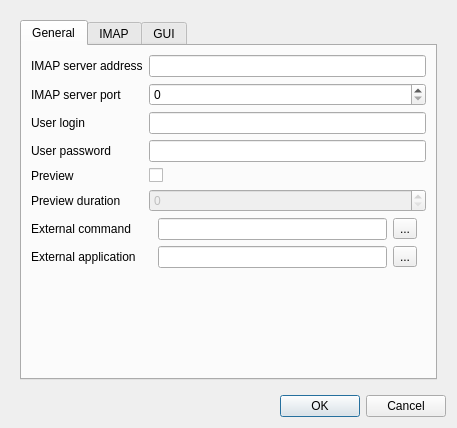
<?xml version="1.0" encoding="UTF-8"?>
<ui version="4.0">
 <class>SetupDialog</class>
 <widget class="QDialog" name="SetupDialog">
  <property name="geometry">
   <rect>
    <x>0</x>
    <y>0</y>
    <width>457</width>
    <height>428</height>
   </rect>
  </property>
  <property name="windowTitle">
   <string>Dialog</string>
  </property>
  <layout class="QVBoxLayout" name="verticalLayout">
   <item>
    <widget class="QWidget" name="widget" native="true">
     <layout class="QHBoxLayout" name="horizontalLayout">
      <item>
       <widget class="QTabWidget" name="tabWidget">
        <property name="currentIndex">
         <number>0</number>
        </property>
        <widget class="QWidget" name="paGeneral">
         <attribute name="title">
          <string>General</string>
         </attribute>
         <layout class="QVBoxLayout" name="verticalLayout_2">
          <item>
           <layout class="QFormLayout" name="formLayout">
            <item row="0" column="0">
             <widget class="QLabel" name="laHost">
              <property name="text">
               <string>IMAP server address</string>
              </property>
             </widget>
            </item>
            <item row="0" column="1">
             <widget class="QLineEdit" name="leHost"/>
            </item>
            <item row="1" column="0">
             <widget class="QLabel" name="label">
              <property name="text">
               <string>IMAP server port</string>
              </property>
             </widget>
            </item>
            <item row="1" column="1">
             <widget class="QSpinBox" name="sbPort">
              <property name="maximum">
               <number>65535</number>
              </property>
             </widget>
            </item>
            <item row="2" column="0">
             <widget class="QLabel" name="label_2">
              <property name="text">
               <string>User login</string>
              </property>
             </widget>
            </item>
            <item row="3" column="0">
             <widget class="QLabel" name="laPw">
              <property name="text">
               <string>User password</string>
              </property>
             </widget>
            </item>
            <item row="3" column="1">
             <widget class="QLineEdit" name="lePw">
              <property name="echoMode">
               <enum>QLineEdit::Password</enum>
              </property>
             </widget>
            </item>
            <item row="2" column="1">
             <widget class="QLineEdit" name="leUser"/>
            </item>
            <item row="4" column="0">
             <widget class="QLabel" name="laPreview">
              <property name="text">
               <string>Preview</string>
              </property>
             </widget>
            </item>
            <item row="4" column="1">
             <widget class="QCheckBox" name="cbPreview">
              <property name="toolTip">
               <string>&lt;html&gt;&lt;head/&gt;&lt;body&gt;&lt;p&gt;display subject/date/from header fields in a bubble&lt;/p&gt;&lt;/body&gt;&lt;/html&gt;</string>
              </property>
             </widget>
            </item>
            <item row="5" column="0">
             <widget class="QLabel" name="laPreviewTime">
              <property name="text">
               <string>Preview duration</string>
              </property>
             </widget>
            </item>
            <item row="5" column="1">
             <widget class="QSpinBox" name="sbPreviewTime">
              <property name="enabled">
               <bool>false</bool>
              </property>
              <property name="toolTip">
               <string>&lt;html&gt;&lt;head/&gt;&lt;body&gt;&lt;p&gt;Time in seconds the bubble is displayed&lt;/p&gt;&lt;/body&gt;&lt;/html&gt;</string>
              </property>
             </widget>
            </item>
            <item row="6" column="0">
             <widget class="QLabel" name="laExternalCmd">
              <property name="text">
               <string>External command</string>
              </property>
             </widget>
            </item>
            <item row="6" column="1">
             <widget class="QWidget" name="widget_2" native="true">
              <layout class="QHBoxLayout" name="horizontalLayout_2">
               <property name="topMargin">
                <number>0</number>
               </property>
               <property name="bottomMargin">
                <number>0</number>
               </property>
               <item>
                <widget class="QLineEdit" name="leExternalCmd">
                 <property name="toolTip">
                  <string>&lt;html&gt;&lt;head/&gt;&lt;body&gt;&lt;p&gt;Command to call if a new message is available                                                                                                          &lt;/p&gt;&lt;p&gt;the string %d is replaced with the actual number of new messages&lt;/p&gt;&lt;/body&gt;&lt;/html&gt;</string>
                 </property>
                </widget>
               </item>
               <item>
                <widget class="QToolButton" name="btExternalCmd">
                 <property name="text">
                  <string>...</string>
                 </property>
                </widget>
               </item>
              </layout>
             </widget>
            </item>
            <item row="7" column="0">
             <widget class="QLabel" name="laExternalApp">
              <property name="text">
               <string>External application</string>
              </property>
             </widget>
            </item>
            <item row="7" column="1">
             <widget class="QWidget" name="widget_8" native="true">
              <layout class="QHBoxLayout" name="horizontalLayout_11">
               <property name="topMargin">
                <number>0</number>
               </property>
               <property name="bottomMargin">
                <number>0</number>
               </property>
               <item>
                <widget class="QLineEdit" name="leExternalApp">
                 <property name="toolTip">
                  <string>&lt;html&gt;&lt;head/&gt;&lt;body&gt;&lt;p&gt;Command to call if a new message is available                                                                                                          &lt;/p&gt;&lt;p&gt;the string %d is replaced with the actual number of new messages&lt;/p&gt;&lt;/body&gt;&lt;/html&gt;</string>
                 </property>
                </widget>
               </item>
               <item>
                <widget class="QToolButton" name="btExternalApp">
                 <property name="text">
                  <string>...</string>
                 </property>
                </widget>
               </item>
              </layout>
             </widget>
            </item>
           </layout>
          </item>
         </layout>
        </widget>
        <widget class="QWidget" name="paIMAP">
         <attribute name="title">
          <string>IMAP</string>
         </attribute>
         <layout class="QHBoxLayout" name="horizontalLayout_3">
          <item>
           <layout class="QFormLayout" name="formLayout_2">
            <item row="0" column="0">
             <widget class="QLabel" name="laMBox">
              <property name="text">
               <string>Mailbox to watch</string>
              </property>
             </widget>
            </item>
            <item row="0" column="1">
             <widget class="QLineEdit" name="leMBox">
              <property name="toolTip">
               <string>&lt;html&gt;&lt;head/&gt;&lt;body&gt;&lt;p&gt;IMAP mailbox name&lt;/p&gt;&lt;/body&gt;&lt;/html&gt;</string>
              </property>
              <property name="text">
               <string>INBOX</string>
              </property>
             </widget>
            </item>
            <item row="1" column="0">
             <widget class="QLabel" name="laTimeout">
              <property name="text">
               <string>Timeout</string>
              </property>
             </widget>
            </item>
            <item row="1" column="1">
             <widget class="QSpinBox" name="sbTimeout">
              <property name="toolTip">
               <string>&lt;html&gt;&lt;head/&gt;&lt;body&gt;&lt;p&gt;timeout in seconds&lt;/p&gt;&lt;/body&gt;&lt;/html&gt;</string>
              </property>
              <property name="maximum">
               <number>9999</number>
              </property>
             </widget>
            </item>
            <item row="2" column="0">
             <widget class="QLabel" name="laReIdle">
              <property name="text">
               <string>Resend IDLE interval</string>
              </property>
             </widget>
            </item>
            <item row="2" column="1">
             <widget class="QSpinBox" name="sbReIdle">
              <property name="toolTip">
               <string>&lt;html&gt;&lt;head/&gt;&lt;body&gt;&lt;p&gt;interval after the idle command is send again  - in minutes&lt;/p&gt;&lt;p&gt;(after 30 minutes the server is allowed (by the RFC) to assume that the client is not interested in further updates - i.e. to disconnect)&lt;/p&gt;&lt;/body&gt;&lt;/html&gt;</string>
              </property>
              <property name="maximum">
               <number>9999</number>
              </property>
             </widget>
            </item>
            <item row="3" column="0">
             <widget class="QLabel" name="laUseRecent">
              <property name="text">
               <string>Message status to search</string>
              </property>
             </widget>
            </item>
            <item row="3" column="1">
             <widget class="QWidget" name="grUseRecent" native="true">
              <property name="minimumSize">
               <size>
                <width>17</width>
                <height>0</height>
               </size>
              </property>
              <layout class="QHBoxLayout" name="horizontalLayout_4">
               <item>
                <widget class="QRadioButton" name="btUseRecent">
                 <property name="text">
                  <string>RECENT</string>
                 </property>
                 <property name="checked">
                  <bool>true</bool>
                 </property>
                </widget>
               </item>
               <item>
                <widget class="QRadioButton" name="btNotUseRecent">
                 <property name="text">
                  <string>&amp;UNSEEN</string>
                 </property>
                </widget>
               </item>
              </layout>
             </widget>
            </item>
            <item row="4" column="0">
             <widget class="QLabel" name="laDetectGMail">
              <property name="text">
               <string>Detect GMail</string>
              </property>
             </widget>
            </item>
            <item row="4" column="1">
             <widget class="QCheckBox" name="cbDetectGMail">
              <property name="toolTip">
               <string>&lt;html&gt;&lt;head/&gt;&lt;body&gt;&lt;p&gt;Detect when connected to a Gmail IMAP-servers, and if so, sets &lt;span style=&quot; font-style:italic;&quot;&gt;use_resent&lt;/span&gt; to false and update_always to true.&lt;/p&gt;&lt;p&gt;&lt;br/&gt;&lt;/p&gt;&lt;/body&gt;&lt;/html&gt;</string>
              </property>
             </widget>
            </item>
            <item row="5" column="0">
             <widget class="QLabel" name="laUpdateAllways">
              <property name="text">
               <string>Update Allways</string>
              </property>
             </widget>
            </item>
            <item row="5" column="1">
             <widget class="QCheckBox" name="cbUpdateAllways">
              <property name="toolTip">
               <string>&lt;html&gt;&lt;head/&gt;&lt;body&gt;&lt;p&gt;Re-display new-message-preview on every status update push from server&lt;/p&gt;&lt;/body&gt;&lt;/html&gt;</string>
              </property>
             </widget>
            </item>
            <item row="6" column="0">
             <widget class="QLabel" name="laAutoReconnect">
              <property name="text">
               <string>Auto reconnect</string>
              </property>
             </widget>
            </item>
            <item row="6" column="1">
             <widget class="QCheckBox" name="cbAutoReconnect">
              <property name="toolTip">
               <string>&lt;html&gt;&lt;head/&gt;&lt;body&gt;&lt;p&gt;Automatcally re-connect to server after lost connection.&lt;/p&gt;&lt;p&gt;Condition: last connect was greater-equal 5 minutes ago&lt;/p&gt;&lt;/body&gt;&lt;/html&gt;</string>
              </property>
             </widget>
            </item>
           </layout>
          </item>
         </layout>
        </widget>
        <widget class="QWidget" name="paGUI">
         <attribute name="title">
          <string>GUI</string>
         </attribute>
         <layout class="QHBoxLayout" name="horizontalLayout_5">
          <item>
           <layout class="QFormLayout" name="formLayout_3">
            <property name="labelAlignment">
             <set>Qt::AlignBottom|Qt::AlignRight|Qt::AlignTrailing</set>
            </property>
            <item row="0" column="0">
             <widget class="QLabel" name="newmailIconLabel">
              <property name="text">
               <string>Newmail icon</string>
              </property>
              <property name="textFormat">
               <enum>Qt::AutoText</enum>
              </property>
              <property name="scaledContents">
               <bool>false</bool>
              </property>
              <property name="alignment">
               <set>Qt::AlignLeading|Qt::AlignLeft|Qt::AlignVCenter</set>
              </property>
             </widget>
            </item>
            <item row="0" column="1">
             <widget class="QWidget" name="widget_4" native="true">
              <property name="minimumSize">
               <size>
                <width>16</width>
                <height>0</height>
               </size>
              </property>
              <property name="maximumSize">
               <size>
                <width>16777215</width>
                <height>16777215</height>
               </size>
              </property>
              <layout class="QHBoxLayout" name="horizontalLayout_6">
               <property name="topMargin">
                <number>0</number>
               </property>
               <property name="bottomMargin">
                <number>0</number>
               </property>
               <item>
                <widget class="QLabel" name="imNewMailIcon">
                 <property name="minimumSize">
                  <size>
                   <width>32</width>
                   <height>32</height>
                  </size>
                 </property>
                 <property name="maximumSize">
                  <size>
                   <width>32</width>
                   <height>32</height>
                  </size>
                 </property>
                 <property name="text">
                  <string/>
                 </property>
                 <property name="pixmap">
                  <pixmap resource="gui.qrc">:/icons/mail-message-new.svg</pixmap>
                 </property>
                 <property name="scaledContents">
                  <bool>true</bool>
                 </property>
                </widget>
               </item>
               <item>
                <widget class="QLineEdit" name="leNewmailIcon"/>
               </item>
               <item>
                <widget class="QToolButton" name="btNewmailIcon">
                 <property name="text">
                  <string notr="true">...</string>
                 </property>
                </widget>
               </item>
              </layout>
             </widget>
            </item>
            <item row="1" column="0">
             <widget class="QLabel" name="newmailIconLabel_2">
              <property name="text">
               <string>Normal icon</string>
              </property>
              <property name="alignment">
               <set>Qt::AlignLeading|Qt::AlignLeft|Qt::AlignVCenter</set>
              </property>
             </widget>
            </item>
            <item row="1" column="1">
             <widget class="QWidget" name="widget_5" native="true">
              <property name="minimumSize">
               <size>
                <width>16</width>
                <height>0</height>
               </size>
              </property>
              <layout class="QHBoxLayout" name="horizontalLayout_7">
               <property name="topMargin">
                <number>0</number>
               </property>
               <property name="bottomMargin">
                <number>0</number>
               </property>
               <item>
                <widget class="QLabel" name="imNormalIcon">
                 <property name="minimumSize">
                  <size>
                   <width>32</width>
                   <height>32</height>
                  </size>
                 </property>
                 <property name="maximumSize">
                  <size>
                   <width>32</width>
                   <height>32</height>
                  </size>
                 </property>
                 <property name="text">
                  <string/>
                 </property>
                 <property name="pixmap">
                  <pixmap resource="gui.qrc">:/icons/mail-forward.svg</pixmap>
                 </property>
                 <property name="scaledContents">
                  <bool>true</bool>
                 </property>
                </widget>
               </item>
               <item>
                <widget class="QLineEdit" name="leNormalIcon"/>
               </item>
               <item>
                <widget class="QToolButton" name="btNormalIcon">
                 <property name="text">
                  <string notr="true">...</string>
                 </property>
                </widget>
               </item>
              </layout>
             </widget>
            </item>
            <item row="2" column="0">
             <widget class="QLabel" name="newmailIconLabel_3">
              <property name="text">
               <string>Error icon</string>
              </property>
              <property name="alignment">
               <set>Qt::AlignLeading|Qt::AlignLeft|Qt::AlignVCenter</set>
              </property>
             </widget>
            </item>
            <item row="2" column="1">
             <widget class="QWidget" name="widget_6" native="true">
              <property name="minimumSize">
               <size>
                <width>16</width>
                <height>0</height>
               </size>
              </property>
              <layout class="QHBoxLayout" name="horizontalLayout_8">
               <property name="topMargin">
                <number>0</number>
               </property>
               <property name="bottomMargin">
                <number>0</number>
               </property>
               <item>
                <widget class="QLabel" name="imErrorIcon">
                 <property name="minimumSize">
                  <size>
                   <width>32</width>
                   <height>32</height>
                  </size>
                 </property>
                 <property name="maximumSize">
                  <size>
                   <width>32</width>
                   <height>32</height>
                  </size>
                 </property>
                 <property name="text">
                  <string/>
                 </property>
                 <property name="pixmap">
                  <pixmap resource="gui.qrc">:/icons/process-stop.svg</pixmap>
                 </property>
                 <property name="scaledContents">
                  <bool>true</bool>
                 </property>
                </widget>
               </item>
               <item>
                <widget class="QLineEdit" name="leErrorIcon"/>
               </item>
               <item>
                <widget class="QToolButton" name="btErrorIcon">
                 <property name="text">
                  <string notr="true">...</string>
                 </property>
                </widget>
               </item>
              </layout>
             </widget>
            </item>
            <item row="3" column="0">
             <widget class="QLabel" name="newmailIconLabel_4">
              <property name="text">
               <string>Disconnected icon</string>
              </property>
              <property name="alignment">
               <set>Qt::AlignLeading|Qt::AlignLeft|Qt::AlignVCenter</set>
              </property>
             </widget>
            </item>
            <item row="3" column="1">
             <widget class="QWidget" name="widget_7" native="true">
              <property name="minimumSize">
               <size>
                <width>16</width>
                <height>0</height>
               </size>
              </property>
              <layout class="QHBoxLayout" name="horizontalLayout_10">
               <property name="topMargin">
                <number>0</number>
               </property>
               <property name="bottomMargin">
                <number>0</number>
               </property>
               <item>
                <widget class="QLabel" name="imDisconnectedIcon">
                 <property name="minimumSize">
                  <size>
                   <width>32</width>
                   <height>32</height>
                  </size>
                 </property>
                 <property name="maximumSize">
                  <size>
                   <width>32</width>
                   <height>32</height>
                  </size>
                 </property>
                 <property name="text">
                  <string/>
                 </property>
                 <property name="pixmap">
                  <pixmap resource="gui.qrc">:/icons/applications-multimedia.svg</pixmap>
                 </property>
                 <property name="scaledContents">
                  <bool>true</bool>
                 </property>
                </widget>
               </item>
               <item>
                <widget class="QLineEdit" name="leDisconnectedIcon"/>
               </item>
               <item>
                <widget class="QToolButton" name="btDisconnectedIcon">
                 <property name="text">
                  <string notr="true">...</string>
                 </property>
                </widget>
               </item>
              </layout>
             </widget>
            </item>
           </layout>
          </item>
         </layout>
        </widget>
       </widget>
      </item>
     </layout>
    </widget>
   </item>
   <item>
    <widget class="QDialogButtonBox" name="buttonBox">
     <property name="orientation">
      <enum>Qt::Horizontal</enum>
     </property>
     <property name="standardButtons">
      <set>QDialogButtonBox::Cancel|QDialogButtonBox::Ok</set>
     </property>
    </widget>
   </item>
  </layout>
 </widget>
 <resources>
  <include location="gui.qrc"/>
 </resources>
 <connections>
  <connection>
   <sender>buttonBox</sender>
   <signal>accepted()</signal>
   <receiver>SetupDialog</receiver>
   <slot>accept()</slot>
   <hints>
    <hint type="sourcelabel">
     <x>230</x>
     <y>421</y>
    </hint>
    <hint type="destinationlabel">
     <x>157</x>
     <y>274</y>
    </hint>
   </hints>
  </connection>
  <connection>
   <sender>buttonBox</sender>
   <signal>rejected()</signal>
   <receiver>SetupDialog</receiver>
   <slot>reject()</slot>
   <hints>
    <hint type="sourcelabel">
     <x>322</x>
     <y>421</y>
    </hint>
    <hint type="destinationlabel">
     <x>286</x>
     <y>274</y>
    </hint>
   </hints>
  </connection>
  <connection>
   <sender>cbPreview</sender>
   <signal>toggled(bool)</signal>
   <receiver>sbPreviewTime</receiver>
   <slot>setEnabled(bool)</slot>
   <hints>
    <hint type="sourcelabel">
     <x>161</x>
     <y>212</y>
    </hint>
    <hint type="destinationlabel">
     <x>174</x>
     <y>241</y>
    </hint>
   </hints>
  </connection>
  <connection>
   <sender>btNewmailIcon</sender>
   <signal>clicked()</signal>
   <receiver>SetupDialog</receiver>
   <slot>btIconClicked()</slot>
   <hints>
    <hint type="sourcelabel">
     <x>412</x>
     <y>72</y>
    </hint>
    <hint type="destinationlabel">
     <x>228</x>
     <y>213</y>
    </hint>
   </hints>
  </connection>
  <connection>
   <sender>btNormalIcon</sender>
   <signal>clicked()</signal>
   <receiver>SetupDialog</receiver>
   <slot>btIconClicked()</slot>
   <hints>
    <hint type="sourcelabel">
     <x>419</x>
     <y>125</y>
    </hint>
    <hint type="destinationlabel">
     <x>453</x>
     <y>167</y>
    </hint>
   </hints>
  </connection>
  <connection>
   <sender>btErrorIcon</sender>
   <signal>clicked()</signal>
   <receiver>SetupDialog</receiver>
   <slot>btIconClicked()</slot>
   <hints>
    <hint type="sourcelabel">
     <x>421</x>
     <y>178</y>
    </hint>
    <hint type="destinationlabel">
     <x>451</x>
     <y>280</y>
    </hint>
   </hints>
  </connection>
  <connection>
   <sender>btDisconnectedIcon</sender>
   <signal>clicked()</signal>
   <receiver>SetupDialog</receiver>
   <slot>btIconClicked()</slot>
   <hints>
    <hint type="sourcelabel">
     <x>408</x>
     <y>234</y>
    </hint>
    <hint type="destinationlabel">
     <x>452</x>
     <y>332</y>
    </hint>
   </hints>
  </connection>
  <connection>
   <sender>btExternalCmd</sender>
   <signal>clicked()</signal>
   <receiver>SetupDialog</receiver>
   <slot>btExternalClicked()</slot>
   <hints>
    <hint type="sourcelabel">
     <x>412</x>
     <y>282</y>
    </hint>
    <hint type="destinationlabel">
     <x>228</x>
     <y>213</y>
    </hint>
   </hints>
  </connection>
  <connection>
   <sender>btExternalApp</sender>
   <signal>clicked()</signal>
   <receiver>SetupDialog</receiver>
   <slot>btExternalClicked()</slot>
   <hints>
    <hint type="sourcelabel">
     <x>412</x>
     <y>322</y>
    </hint>
    <hint type="destinationlabel">
     <x>228</x>
     <y>213</y>
    </hint>
   </hints>
  </connection>
 </connections>
 <slots>
  <slot>btIconClicked()</slot>
  <slot>btExternalClicked()</slot>
 </slots>
</ui>
